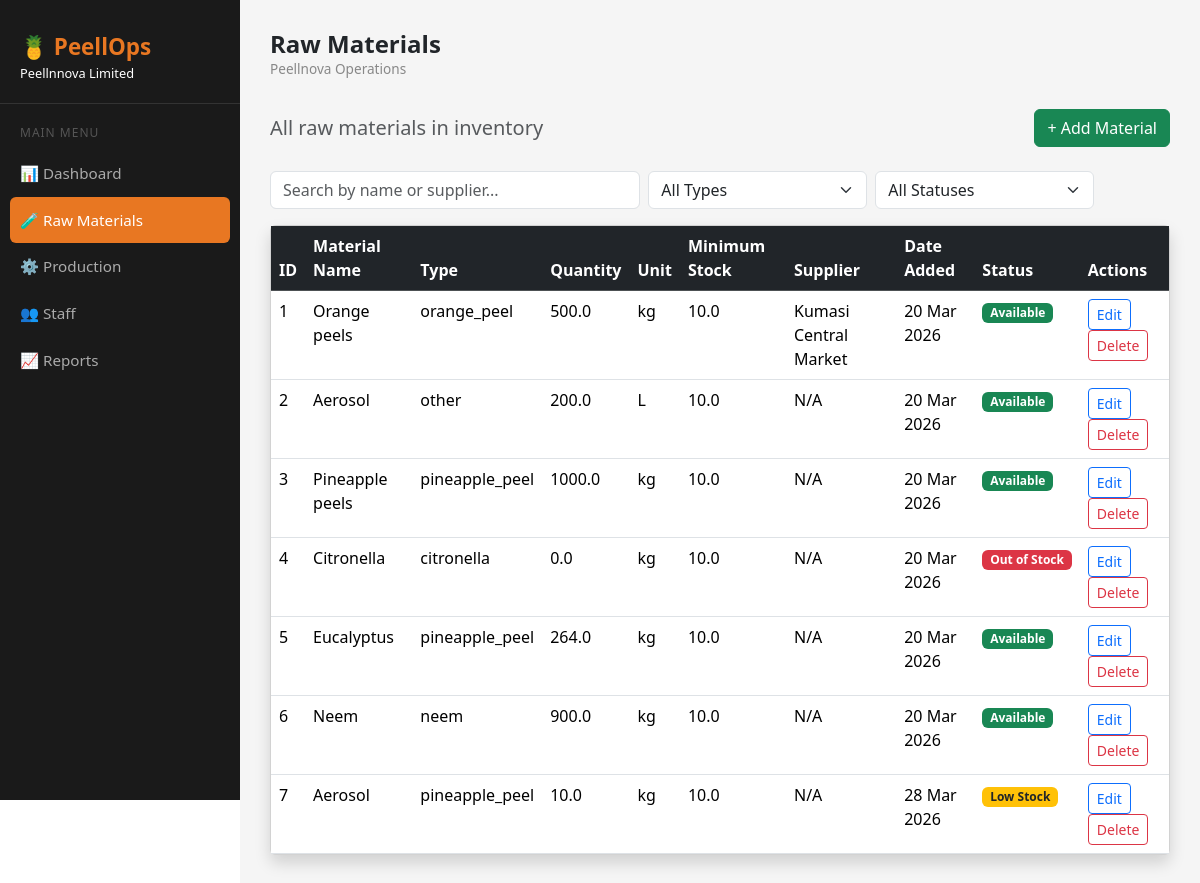
The page /materials on the database its author committed.
### models.py (models this page shows)
class RawMaterial(db.Model):
    id = db.Column(db.Integer, primary_key=True)
    name = db.Column(db.String(100), nullable=False)
    quantity = db.Column(db.Float, nullable=False)
    unit = db.Column(db.String(20), nullable=False, default='kg')
    material_type = db.Column(db.String(100), nullable=False, default='other')
    minimum_stock = db.Column(db.Float, nullable=False, default=10.0)
    supplier = db.Column(db.String(100), nullable=True)
    date_added = db.Column(db.DateTime, default=datetime.utcnow)
    @property
    def status(self):
        if self.quantity <= 0:
            return 'out_of_stock'
        elif self.quantity <= self.minimum_stock:
            return 'low_stock'
        else:
            return 'available'

### routes.py (the view)
@main.route("/materials")
def materials():
    materials = RawMaterial.query.all()
    return render_template("materials.html", materials=materials)

### templates/materials.html (shortened to what this page needs)
{% extends "base.html" %}
{% block page_heading %}Raw Materials{% endblock %}
{% block content %}
    <div class="d-flex justify-content-between align-items-center mb-4">
        <h5 class="text-muted mb-0">All raw materials in inventory</h5>
        <a href="/add-material" class="btn btn-success">+ Add Material</a>
    </div>
    <div class="row g-2 mb-3">
        <div class="col-md-5">
            <input type="text" id="searchInput" class="form-control" placeholder="Search by name or supplier...">
        </div>
        <div class="col-md-3">
            <select id="typeFilter" class="form-select">
                <option value="">All Types</option>
            </select>
        </div>
        <div class="col-md-3">
            <select id="statusFilter" class="form-select">
                <option value="">All Statuses</option>
            </select>
        </div>
    </div>
    <div class="card shadow">
        <div class="card-body p-0">
            <table class="table table-hover mb-0">
                <thead class="table-dark">
                    <tr>
                        <th>ID</th>
                        <th>Material Name</th>
                        <th>Type</th>
                        <th>Quantity</th>
                        <th>Unit</th>
                        <th>Minimum Stock</th>
                        <th>Supplier</th>
                        <th>Date Added</th>
                        <th>Status</th>
                        <th>Actions</th>
                    </tr>
                </thead>
                <tbody id="materialsTable">
                    {% for material in materials %}
                    <tr data-name="{{ material.name | lower }}"
                        data-supplier="{{ material.supplier | lower if material.supplier else '' }}"
                        data-type="{{ material.material_type }}"
                        data-status="{{ material.status }}">
                        <td>{{ material.id }}</td>
                        <td>{{ material.name }}</td>
                        <td>{{ material.material_type }}</td>
                        <td>{{ material.quantity }}</td>
                        <td>{{ material.unit }}</td>
                        <td>{{ material.minimum_stock }}</td>
                        <td>{{ material.supplier or "N/A" }}</td>
                        <td>{{ material.date_added.strftime('%d %b %Y') }}</td>
                        <td>
                            {% if material.status == "available" %}
                                <span class="badge bg-success">Available</span>
                            {% elif material.status == "low_stock" %}
                                <span class="badge bg-warning text-dark">Low Stock</span>
                            {% else %}
                                <span class="badge bg-danger">Out of Stock</span>
                            {% endif %}
                        </td>
                        <td>
                            <a href="/edit-material/{{ material.id }}" class="btn btn-sm btn-outline-primary">Edit</a>
                            <a href="#"
                               onclick="confirmDelete('/delete-material/{{ material.id }}', '{{ material.name }}')"
                               class="btn btn-sm btn-outline-danger">Delete</a>
                        </td>
                    </tr>
                    {% endfor %}
                </tbody>
            </table>
        </div>
    </div>
{% endblock %}

### templates/base.html (style rules this page uses)
body { min-height: 100vh; }

### rows shown on the page
RawMaterial: id "1", name "Orange peels", material_type "orange_peel", quantity "500.0", unit "kg", minimum_stock "10.0", supplier "Kumasi Central Market", date_added "20 Mar 2026", shows "Available"
RawMaterial: id "2", name "Aerosol", material_type "other", quantity "200.0", unit "L", minimum_stock "10.0", supplier "N/A", date_added "20 Mar 2026", shows "Available"
RawMaterial: id "3", name "Pineapple peels", material_type "pineapple_peel", quantity "1000.0", unit "kg", minimum_stock "10.0", supplier "N/A", date_added "20 Mar 2026", shows "Available"
RawMaterial: id "4", name "Citronella", material_type "citronella", quantity "0.0", unit "kg", minimum_stock "10.0", supplier "N/A", date_added "20 Mar 2026", shows "Out of Stock"
RawMaterial: id "5", name "Eucalyptus", material_type "pineapple_peel", quantity "264.0", unit "kg", minimum_stock "10.0", supplier "N/A", date_added "20 Mar 2026", shows "Available"
RawMaterial: id "6", name "Neem", material_type "neem", quantity "900.0", unit "kg", minimum_stock "10.0", supplier "N/A", date_added "20 Mar 2026", shows "Available"
RawMaterial: id "7", name "Aerosol", material_type "pineapple_peel", quantity "10.0", unit "kg", minimum_stock "10.0", supplier "N/A", date_added "28 Mar 2026", shows "Low Stock"
